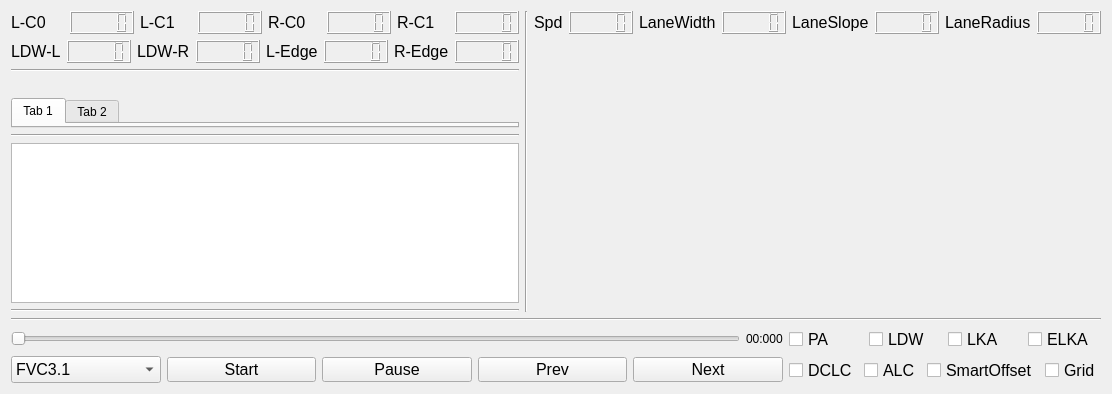
        <widget class="QWidget" name="tab">
         <attribute name="title">
          <string>RePlay</string>
         </attribute>
         <layout class="QGridLayout" name="gridLayout_2">
          <item row="0" column="0">
           <layout class="QVBoxLayout" name="verticalLayout_6">
            <item>
             <layout class="QHBoxLayout" name="horizontalLayout_23">
              <item>
               <layout class="QVBoxLayout" name="verticalLayout_4">
                <item>
                 <layout class="QVBoxLayout" name="verticalLayout_5">
                  <item>
                   <layout class="QHBoxLayout" name="horizontalLayout_21">
                    <item>
                     <layout class="QHBoxLayout" name="horizontalLayout_10">
                      <item>
                       <widget class="QLabel" name="label_5">
                        <property name="sizePolicy">
                         <sizepolicy hsizetype="Preferred" vsizetype="Fixed">
                          <horstretch>0</horstretch>
                          <verstretch>0</verstretch>
                         </sizepolicy>
                        </property>
                        <property name="maximumSize">
                         <size>
                          <width>16777215</width>
                          <height>25</height>
                         </size>
                        </property>
                        <property name="font">
                         <font>
                          <pointsize>12</pointsize>
                         </font>
                        </property>
                        <property name="text">
                         <string>L-C0</string>
                        </property>
                       </widget>
                      </item>
                      <item>
                       <widget class="QLCDNumber" name="LC0_lcdNumber">
                        <property name="value" stdset="0">
                         <double>0.000000000000000</double>
                        </property>
                       </widget>
                      </item>
                     </layout>
                    </item>
                    <item>
                     <layout class="QHBoxLayout" name="horizontalLayout_11">
                      <item>
                       <widget class="QLabel" name="label_6">
                        <property name="sizePolicy">
                         <sizepolicy hsizetype="Preferred" vsizetype="Fixed">
                          <horstretch>0</horstretch>
                          <verstretch>0</verstretch>
                         </sizepolicy>
                        </property>
                        <property name="maximumSize">
                         <size>
                          <width>16777215</width>
                          <height>25</height>
                         </size>
                        </property>
                        <property name="font">
                         <font>
                          <pointsize>12</pointsize>
                         </font>
                        </property>
                        <property name="text">
                         <string>L-C1</string>
                        </property>
                       </widget>
                      </item>
                      <item>
                       <widget class="QLCDNumber" name="LC1_lcdNumber">
                        <property name="value" stdset="0">
                         <double>0.000000000000000</double>
                        </property>
                       </widget>
                      </item>
                     </layout>
                    </item>
                    <item>
                     <layout class="QHBoxLayout" name="horizontalLayout_14">
                      <item>
                       <widget class="QLabel" name="label_9">
                        <property name="sizePolicy">
                         <sizepolicy hsizetype="Preferred" vsizetype="Fixed">
                          <horstretch>0</horstretch>
                          <verstretch>0</verstretch>
                         </sizepolicy>
                        </property>
                        <property name="maximumSize">
                         <size>
                          <width>16777215</width>
                          <height>25</height>
                         </size>
                        </property>
                        <property name="font">
                         <font>
                          <pointsize>12</pointsize>
                         </font>
                        </property>
                        <property name="text">
                         <string>R-C0</string>
                        </property>
                       </widget>
                      </item>
                      <item>
                       <widget class="QLCDNumber" name="RC0_lcdNumber">
                        <property name="value" stdset="0">
                         <double>0.000000000000000</double>
                        </property>
                       </widget>
                      </item>
                     </layout>
                    </item>
                    <item>
                     <layout class="QHBoxLayout" name="horizontalLayout_15">
                      <item>
                       <widget class="QLabel" name="label_10">
                        <property name="sizePolicy">
                         <sizepolicy hsizetype="Preferred" vsizetype="Fixed">
                          <horstretch>0</horstretch>
                          <verstretch>0</verstretch>
                         </sizepolicy>
                        </property>
                        <property name="maximumSize">
                         <size>
                          <width>16777215</width>
                          <height>25</height>
                         </size>
                        </property>
                        <property name="font">
                         <font>
                          <pointsize>12</pointsize>
                         </font>
                        </property>
                        <property name="text">
                         <string>R-C1</string>
                        </property>
                       </widget>
                      </item>
                      <item>
                       <widget class="QLCDNumber" name="RC1_lcdNumber">
                        <property name="value" stdset="0">
                         <double>0.000000000000000</double>
                        </property>
                       </widget>
                      </item>
                     </layout>
                    </item>
                   </layout>
                  </item>
                  <item>
                   <layout class="QHBoxLayout" name="horizontalLayout_22">
                    <item>
                     <layout class="QHBoxLayout" name="horizontalLayout_6">
                      <item>
                       <widget class="QLabel" name="label">
                        <property name="sizePolicy">
                         <sizepolicy hsizetype="Preferred" vsizetype="Fixed">
                          <horstretch>0</horstretch>
                          <verstretch>0</verstretch>
                         </sizepolicy>
                        </property>
                        <property name="maximumSize">
                         <size>
                          <width>16777215</width>
                          <height>25</height>
                         </size>
                        </property>
                        <property name="font">
                         <font>
                          <pointsize>12</pointsize>
                         </font>
                        </property>
                        <property name="text">
                         <string>LDW-L</string>
                        </property>
                       </widget>
                      </item>
                      <item>
                       <widget class="QLCDNumber" name="LDWL_lcdNumber">
                        <property name="value" stdset="0">
                         <double>0.000000000000000</double>
                        </property>
                       </widget>
                      </item>
                     </layout>
                    </item>
                    <item>
                     <layout class="QHBoxLayout" name="horizontalLayout_7">
                      <item>
                       <widget class="QLabel" name="label_2">
                        <property name="sizePolicy">
                         <sizepolicy hsizetype="Preferred" vsizetype="Fixed">
                          <horstretch>0</horstretch>
                          <verstretch>0</verstretch>
                         </sizepolicy>
                        </property>
                        <property name="maximumSize">
                         <size>
                          <width>16777215</width>
                          <height>25</height>
                         </size>
                        </property>
                        <property name="font">
                         <font>
                          <pointsize>12</pointsize>
                         </font>
                        </property>
                        <property name="text">
                         <string>LDW-R</string>
                        </property>
                       </widget>
                      </item>
                      <item>
                       <widget class="QLCDNumber" name="LDWR_lcdNumber">
                        <property name="value" stdset="0">
                         <double>0.000000000000000</double>
                        </property>
                       </widget>
                      </item>
                     </layout>
                    </item>
                    <item>
                     <layout class="QHBoxLayout" name="horizontalLayout_8">
                      <item>
                       <widget class="QLabel" name="label_3">
                        <property name="sizePolicy">
                         <sizepolicy hsizetype="Preferred" vsizetype="Fixed">
                          <horstretch>0</horstretch>
                          <verstretch>0</verstretch>
                         </sizepolicy>
                        </property>
                        <property name="maximumSize">
                         <size>
                          <width>16777215</width>
                          <height>25</height>
                         </size>
                        </property>
                        <property name="font">
                         <font>
                          <pointsize>12</pointsize>
                         </font>
                        </property>
                        <property name="text">
                         <string>L-Edge</string>
                        </property>
                       </widget>
                      </item>
                      <item>
                       <widget class="QLCDNumber" name="LeftEdgeNumber">
                        <property name="value" stdset="0">
                         <double>0.000000000000000</double>
                        </property>
                       </widget>
                      </item>
                     </layout>
                    </item>
                    <item>
                     <layout class="QHBoxLayout" name="horizontalLayout_9">
                      <item>
                       <widget class="QLabel" name="label_4">
                        <property name="sizePolicy">
                         <sizepolicy hsizetype="Preferred" vsizetype="Fixed">
                          <horstretch>0</horstretch>
                          <verstretch>0</verstretch>
                         </sizepolicy>
                        </property>
                        <property name="maximumSize">
                         <size>
                          <width>16777215</width>
                          <height>25</height>
                         </size>
                        </property>
                        <property name="font">
                         <font>
                          <pointsize>12</pointsize>
                         </font>
                        </property>
                        <property name="text">
                         <string>R-Edge</string>
                        </property>
                       </widget>
                      </item>
                      <item>
                       <widget class="QLCDNumber" name="RightEdgeNumber">
                        <property name="value" stdset="0">
                         <double>0.000000000000000</double>
                        </property>
                       </widget>
                      </item>
                     </layout>
                    </item>
                   </layout>
                  </item>
                 </layout>
                </item>
                <item>
                 <widget class="Line" name="line_2">
                  <property name="orientation">
                   <enum>Qt::Horizontal</enum>
                  </property>
                 </widget>
                </item>
                <item>
                 <widget class="QLabel" name="RecordTime">
                  <property name="text">
                   <string/>
                  </property>
                 </widget>
                </item>
                <item>
                 <widget class="QTabWidget" name="tabWidget_2">
                  <property name="currentIndex">
                   <number>0</number>
                  </property>
                  <widget class="QWidget" name="tab_4">
                   <attribute name="title">
                    <string>Tab 1</string>
                   </attribute>
                  </widget>
                  <widget class="QWidget" name="tab_5">
                   <attribute name="title">
                    <string>Tab 2</string>
                   </attribute>
                  </widget>
                 </widget>
                </item>
                <item>
                 <widget class="Line" name="line">
                  <property name="orientation">
                   <enum>Qt::Horizontal</enum>
                  </property>
                 </widget>
                </item>
                <item>
                 <widget class="QTableView" name="tableView">
                  <property name="sizePolicy">
                   <sizepolicy hsizetype="Expanding" vsizetype="Fixed">
                    <horstretch>0</horstretch>
                    <verstretch>0</verstretch>
                   </sizepolicy>
                  </property>
                  <property name="maximumSize">
                   <size>
                    <width>16777215</width>
                    <height>160</height>
                   </size>
                  </property>
                 </widget>
                </item>
                <item>
                 <widget class="Line" name="line_3">
                  <property name="orientation">
                   <enum>Qt::Horizontal</enum>
                  </property>
                 </widget>
                </item>
               </layout>
              </item>
              <item>
               <widget class="Line" name="line_4">
                <property name="orientation">
                 <enum>Qt::Vertical</enum>
                </property>
               </widget>
              </item>
              <item>
               <layout class="QVBoxLayout" name="verticalLayout_3">
                <item>
                 <layout class="QHBoxLayout" name="horizontalLayout_20">
                  <item>
                   <layout class="QHBoxLayout" name="horizontalLayout_16">
                    <item>
                     <widget class="QLabel" name="label_11">
                      <property name="sizePolicy">
                       <sizepolicy hsizetype="Preferred" vsizetype="Fixed">
                        <horstretch>0</horstretch>
                        <verstretch>0</verstretch>
                       </sizepolicy>
                      </property>
                      <property name="maximumSize">
                       <size>
                        <width>16777215</width>
                        <height>25</height>
                       </size>
                      </property>
                      <property name="font">
                       <font>
                        <pointsize>12</pointsize>
                       </font>
                      </property>
                      <property name="text">
                       <string>Spd</string>
                      </property>
                     </widget>
                    </item>
                    <item>
                     <widget class="QLCDNumber" name="Spd_lcdNumber">
                      <property name="value" stdset="0">
                       <double>0.000000000000000</double>
                      </property>
                     </widget>
                    </item>
                   </layout>
                  </item>
                  <item>
                   <layout class="QHBoxLayout" name="horizontalLayout_17">
                    <item>
                     <widget class="QLabel" name="label_12">
                      <property name="sizePolicy">
                       <sizepolicy hsizetype="Preferred" vsizetype="Fixed">
                        <horstretch>0</horstretch>
                        <verstretch>0</verstretch>
                       </sizepolicy>
                      </property>
                      <property name="maximumSize">
                       <size>
                        <width>16777215</width>
                        <height>25</height>
                       </size>
                      </property>
                      <property name="font">
                       <font>
                        <pointsize>12</pointsize>
                       </font>
                      </property>
                      <property name="text">
                       <string>LaneWidth</string>
                      </property>
                     </widget>
                    </item>
                    <item>
                     <widget class="QLCDNumber" name="LaneWidth_lcdNumber">
                      <property name="value" stdset="0">
                       <double>0.000000000000000</double>
                      </property>
                     </widget>
                    </item>
                   </layout>
                  </item>
                  <item>
                   <layout class="QHBoxLayout" name="horizontalLayout_19">
                    <item>
                     <widget class="QLabel" name="label_14">
                      <property name="sizePolicy">
                       <sizepolicy hsizetype="Preferred" vsizetype="Fixed">
                        <horstretch>0</horstretch>
                        <verstretch>0</verstretch>
                       </sizepolicy>
                      </property>
                      <property name="maximumSize">
                       <size>
                        <width>16777215</width>
                        <height>25</height>
                       </size>
                      </property>
                      <property name="font">
                       <font>
                        <pointsize>12</pointsize>
                       </font>
                      </property>
                      <property name="text">
                       <string>LaneSlope</string>
                      </property>
                     </widget>
                    </item>
                    <item>
                     <widget class="QLCDNumber" name="LaneSlope_lcdNumber">
                      <property name="value" stdset="0">
                       <double>0.000000000000000</double>
                      </property>
                     </widget>
                    </item>
                   </layout>
                  </item>
                  <item>
                   <layout class="QHBoxLayout" name="horizontalLayout_18">
                    <item>
                     <widget class="QLabel" name="label_13">
                      <property name="sizePolicy">
                       <sizepolicy hsizetype="Preferred" vsizetype="Fixed">
                        <horstretch>0</horstretch>
                        <verstretch>0</verstretch>
                       </sizepolicy>
                      </property>
                      <property name="maximumSize">
                       <size>
                        <width>16777215</width>
                        <height>25</height>
                       </size>
                      </property>
                      <property name="font">
                       <font>
                        <pointsize>12</pointsize>
                       </font>
                      </property>
                      <property name="text">
                       <string>LaneRadius</string>
                      </property>
                     </widget>
                    </item>
                    <item>
                     <widget class="QLCDNumber" name="LaneRadius_lcdNumber">
                      <property name="value" stdset="0">
                       <double>0.000000000000000</double>
                      </property>
                     </widget>
                    </item>
                   </layout>
                  </item>
                 </layout>
                </item>
                <item>
                 <widget class="QCustomPlot" name="customplot2" native="true">
                  <property name="sizePolicy">
                   <sizepolicy hsizetype="Preferred" vsizetype="Expanding">
                    <horstretch>0</horstretch>
                    <verstretch>0</verstretch>
                   </sizepolicy>
                  </property>
                 </widget>
                </item>
               </layout>
              </item>
             </layout>
            </item>
            <item>
             <widget class="Line" name="line_5">
              <property name="orientation">
               <enum>Qt::Horizontal</enum>
              </property>
             </widget>
            </item>
            <item>
             <layout class="QHBoxLayout" name="horizontalLayout_Tool">
              <item>
               <layout class="QVBoxLayout" name="verticalLayout">
                <item>
                 <layout class="QHBoxLayout" name="horizontalLayout_2">
                  <item>
                   <widget class="QSlider" name="TimehorizontalSlider">
                    <property name="orientation">
                     <enum>Qt::Horizontal</enum>
                    </property>
                   </widget>
                  </item>
                  <item>
                   <widget class="QLabel" name="TimeLabel">
                    <property name="sizePolicy">
                     <sizepolicy hsizetype="Preferred" vsizetype="Fixed">
                      <horstretch>0</horstretch>
                      <verstretch>0</verstretch>
                     </sizepolicy>
                    </property>
                    <property name="maximumSize">
                     <size>
                      <width>16777215</width>
                      <height>25</height>
                     </size>
                    </property>
                    <property name="text">
                     <string>00:000</string>
                    </property>
                   </widget>
                  </item>
                 </layout>
                </item>
                <item>
                 <layout class="QHBoxLayout" name="horizontalLayout">
                  <item>
                   <widget class="QComboBox" name="comboBox">
                    <property name="font">
                     <font>
                      <pointsize>12</pointsize>
                     </font>
                    </property>
                    <item>
                     <property name="text">
                      <string>FVC3.1</string>
                     </property>
                    </item>
                    <item>
                     <property name="text">
                      <string>FVC3</string>
                     </property>
                    </item>
                    <item>
                     <property name="text">
                      <string>FVC2.8</string>
                     </property>
                    </item>
                    <item>
                     <property name="text">
                      <string>FVC2</string>
                     </property>
                    </item>
                    <item>
                     <property name="text">
                      <string/>
                     </property>
                    </item>
                   </widget>
                  </item>
                  <item>
                   <widget class="QPushButton" name="StartButton">
                    <property name="maximumSize">
                     <size>
                      <width>16777215</width>
                      <height>25</height>
                     </size>
                    </property>
                    <property name="font">
                     <font>
                      <pointsize>12</pointsize>
                     </font>
                    </property>
                    <property name="text">
                     <string>Start</string>
                    </property>
                   </widget>
                  </item>
                  <item>
                   <widget class="QPushButton" name="PauseButton">
                    <property name="maximumSize">
                     <size>
                      <width>16777215</width>
                      <height>25</height>
                     </size>
                    </property>
                    <property name="font">
                     <font>
                      <pointsize>12</pointsize>
                     </font>
                    </property>
                    <property name="text">
                     <string>Pause</string>
                    </property>
                   </widget>
                  </item>
                  <item>
                   <widget class="QPushButton" name="PrevButton">
                    <property name="maximumSize">
                     <size>
                      <width>16777215</width>
                      <height>25</height>
                     </size>
                    </property>
                    <property name="font">
                     <font>
                      <pointsize>12</pointsize>
                     </font>
                    </property>
                    <property name="text">
                     <string>Prev</string>
                    </property>
                   </widget>
                  </item>
                  <item>
                   <widget class="QPushButton" name="NextButton">
                    <property name="maximumSize">
                     <size>
                      <width>16777215</width>
                      <height>25</height>
                     </size>
                    </property>
                    <property name="font">
                     <font>
                      <pointsize>12</pointsize>
                     </font>
                    </property>
                    <property name="text">
                     <string>Next</string>
                    </property>
                   </widget>
                  </item>
                 </layout>
                </item>
               </layout>
              </item>
              <item>
               <layout class="QVBoxLayout" name="verticalLayout_2">
                <item>
                 <layout class="QHBoxLayout" name="horizontalLayout_3">
                  <item>
                   <widget class="QCheckBox" name="PA_checkBox">
                    <property name="maximumSize">
                     <size>
                      <width>16777215</width>
                      <height>25</height>
                     </size>
                    </property>
                    <property name="font">
                     <font>
                      <pointsize>12</pointsize>
                     </font>
                    </property>
                    <property name="text">
                     <string>PA</string>
                    </property>
                   </widget>
                  </item>
                  <item>
                   <widget class="QCheckBox" name="LDW_checkBox">
                    <property name="maximumSize">
                     <size>
                      <width>16777215</width>
                      <height>25</height>
                     </size>
                    </property>
                    <property name="font">
                     <font>
                      <pointsize>12</pointsize>
                     </font>
                    </property>
                    <property name="text">
                     <string>LDW</string>
                    </property>
                   </widget>
                  </item>
                  <item>
                   <widget class="QCheckBox" name="LKA_checkBox">
                    <property name="maximumSize">
                     <size>
                      <width>16777215</width>
                      <height>25</height>
                     </size>
                    </property>
                    <property name="font">
                     <font>
                      <pointsize>12</pointsize>
                     </font>
                    </property>
                    <property name="text">
                     <string>LKA</string>
                    </property>
                   </widget>
                  </item>
                  <item>
                   <widget class="QCheckBox" name="ELKA_checkBox">
                    <property name="maximumSize">
                     <size>
                      <width>16777215</width>
                      <height>25</height>
                     </size>
                    </property>
                    <property name="font">
                     <font>
                      <pointsize>12</pointsize>
                     </font>
                    </property>
                    <property name="text">
                     <string>ELKA</string>
                    </property>
                   </widget>
                  </item>
                 </layout>
                </item>
                <item>
                 <layout class="QHBoxLayout" name="horizontalLayout_4">
                  <item>
                   <widget class="QCheckBox" name="DCLC_checkBox">
                    <property name="maximumSize">
                     <size>
                      <width>16777215</width>
                      <height>25</height>
                     </size>
                    </property>
                    <property name="font">
                     <font>
                      <pointsize>12</pointsize>
                     </font>
                    </property>
                    <property name="text">
                     <string>DCLC</string>
                    </property>
                   </widget>
                  </item>
                  <item>
                   <widget class="QCheckBox" name="ALC_checkBox">
                    <property name="maximumSize">
                     <size>
                      <width>16777215</width>
                      <height>25</height>
                     </size>
                    </property>
                    <property name="font">
                     <font>
                      <pointsize>12</pointsize>
                     </font>
                    </property>
                    <property name="text">
                     <string>ALC</string>
                    </property>
                   </widget>
                  </item>
                  <item>
                   <widget class="QCheckBox" name="SmartOffset_checkBox">
                    <property name="maximumSize">
                     <size>
                      <width>16777215</width>
                      <height>25</height>
                     </size>
                    </property>
                    <property name="font">
                     <font>
                      <pointsize>12</pointsize>
                     </font>
                    </property>
                    <property name="text">
                     <string>SmartOffset</string>
                    </property>
                   </widget>
                  </item>
                  <item>
                   <widget class="QCheckBox" name="Grid_checkBox">
                    <property name="maximumSize">
                     <size>
                      <width>16777215</width>
                      <height>25</height>
                     </size>
                    </property>
                    <property name="font">
                     <font>
                      <pointsize>12</pointsize>
                     </font>
                    </property>
                    <property name="text">
                     <string>Grid</string>
                    </property>
                   </widget>
                  </item>
                 </layout>
                </item>
               </layout>
              </item>
             </layout>
            </item>
           </layout>
          </item>
         </layout>
        </widget>
